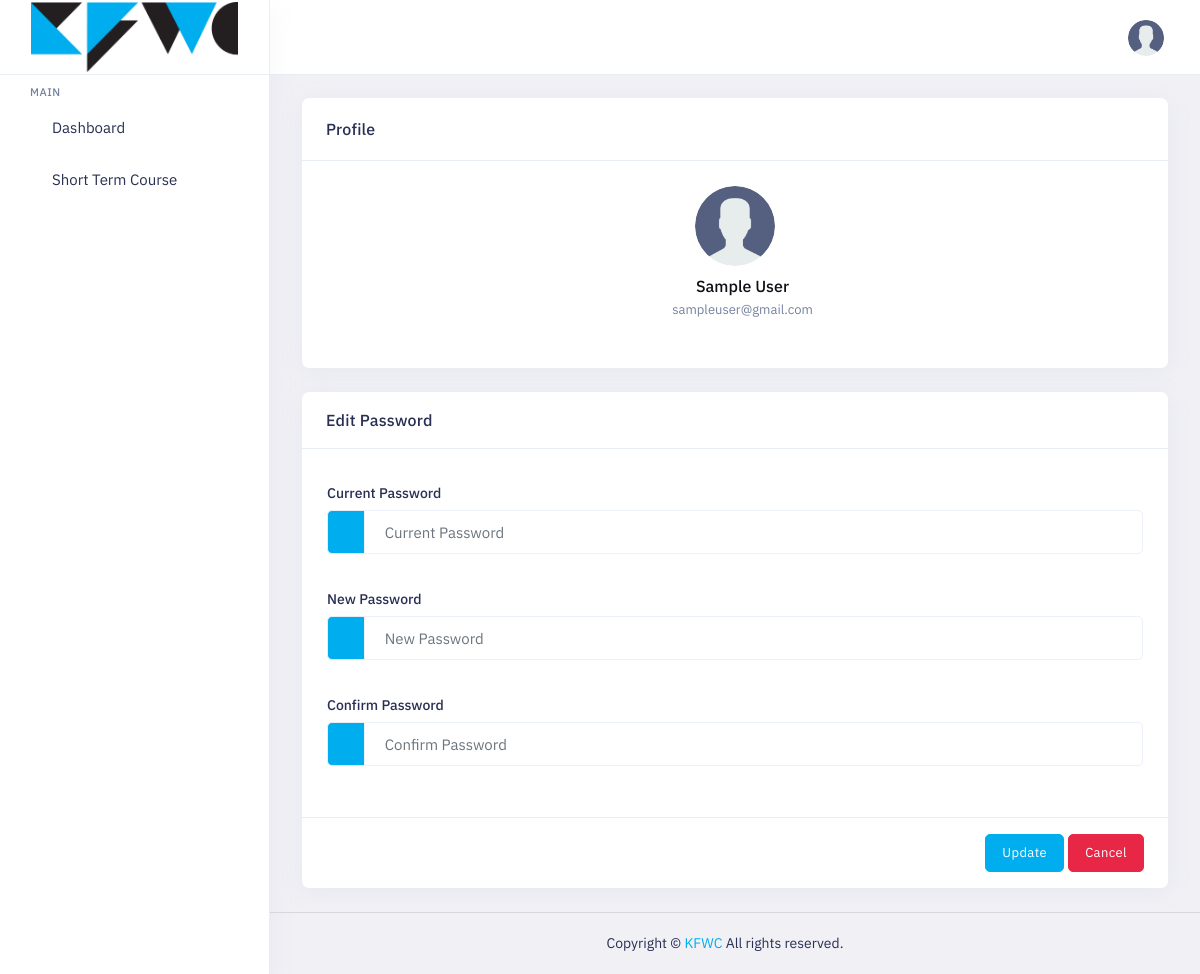
/profile/ (signed in), run on the app's committed database.
### accounts/models.py (models this page shows, shortened)
class Accounts(AbstractUser):
    username = models.CharField(max_length = 50, blank = True, null = True, unique = True)
    email = models.EmailField(max_length=100, unique = True)
    USERNAME_FIELD = 'email'
    REQUIRED_FIELDS = ['username', 'first_name', 'last_name']

### accounts/views.py (the view)
# urls.py: path('profile/', profile, name='profile-page'),
@login_required(login_url='login')
def profile(request):
    return render(request, 'accounts/profile.html')

### templates/accounts/profile.html (shortened to what this page needs)
{% extends "includes/header.html" %} {% load static %}  {% block content %}
<div class="main-content app-content mt-0">
    <div class="side-app">
        <div class="main-container container-fluid">
            <div class="page-header">
                <h1 class="page-title">Profile View</h1>
            </div>
            <div class="row">
                <div class="col-xl-4">
                    <div class="card">
                        <div class="card-header">
                            <div class="card-title">Profile</div>
                        </div>
                        <div class="card-body">
                            <div class="text-center chat-image mb-5">
                                <div class="avatar avatar-xxl chat-profile mb-3 brround">
                                    <a class="" href="profile.php"><img alt="avatar" src="{% static "assets/images_ex/user.png" %}" class="brround"></a>
                                </div>
                                <div class="main-chat-msg-name">
                                    <a href="profile.html">
                                        <h5 class="mb-1 text-dark fw-semibold">
                                            {{ request.user.first_name }} {{request.user.last_name}}
                                        </h5>
                                    </a>
                                    <p class="text-muted mt-0 mb-0 pt-0 fs-13">
                                        {{request.user.email}}
                                    </p>
                                </div>
                            </div>
                        </div>
                    </div>
                </div>
                <div class="col-xl-8">
                    <div class="card">
                        <form class="login100-form validate-form" action="{% url 'change-password' %}" method="POST">
                            <div class="card-header">
                                <h3 class="card-title">Edit Password</h3>
                            </div>
                            <div class="card-body">
                                <div class="row">
                                    <div class="form-group">
                                        <label class="form-label">Current Password</label>
                                        <div class="wrap-input100 validate-input input-group" id="Password-toggle">
                                            <a href="javascript:void(0)" class="input-group-text bg-white text-muted">
                                                <i class="zmdi zmdi-eye text-white" aria-hidden="true"></i>
                                            </a>
                                            <input class="input100 form-control" type="password"
                                                placeholder="Current Password" autocomplete="current-password" name="current_password" required/>
                                        </div>
                                    </div>
                                    <div class="form-group">
                                        <label class="form-label">New Password</label>
                                        <div class="wrap-input100 validate-input input-group" id="Password-toggle1">
                                            <a href="javascript:void(0)" class="input-group-text bg-white text-muted">
                                                <i class="zmdi zmdi-eye text-white" aria-hidden="true"></i>
                                            </a>
                                            <input class="input100 form-control" type="password"
                                                placeholder="New Password" autocomplete="new-password" name="new_password" required/>
                                        </div>
                                    </div>
                                    <div class="form-group">
                                        <label class="form-label">Confirm Password</label>
                                        <div class="wrap-input100 validate-input input-group" id="Password-toggle2">
                                            <a href="javascript:void(0)" class="input-group-text bg-white text-muted">
                                                <i class="zmdi zmdi-eye text-white" aria-hidden="true"></i>
                                            </a>
                                            <input class="input100 form-control" type="password"
                                                placeholder="Confirm Password" autocomplete="new-password" name="confirm_password" required/>
                                        </div>
                                    </div>
                                </div>
                            </div>
                            <div class="card-footer text-end">
                                <button type="submit" class="btn btn-primary">Update</a>
                                <button type="reset" class="btn text-white btn-danger ms-1">Cancel</a>
                            </div>
                        </form>
                    </div>
                </div>
            </div>
        </div>
    </div>
</div>
{% endblock content %}

### static/assets/colors/color1.css (style rules this page uses)
a { color: var(--primary-bg-color); }
.btn-primary { color: #fff !important; background: var(--primary-bg-color) !important; border-color: var(--primary-bg-color) !important; }
.avatar { background: var(--primary02) no-repeat center/cover; }

### static/assets/css/style-custom.css (style rules this page uses)
.input-group-text { background: #00aeef !important; }

### data on the page
Accounts: user.first_name "Sample", user.last_name "User", user.email "sampleuser@gmail.com"
